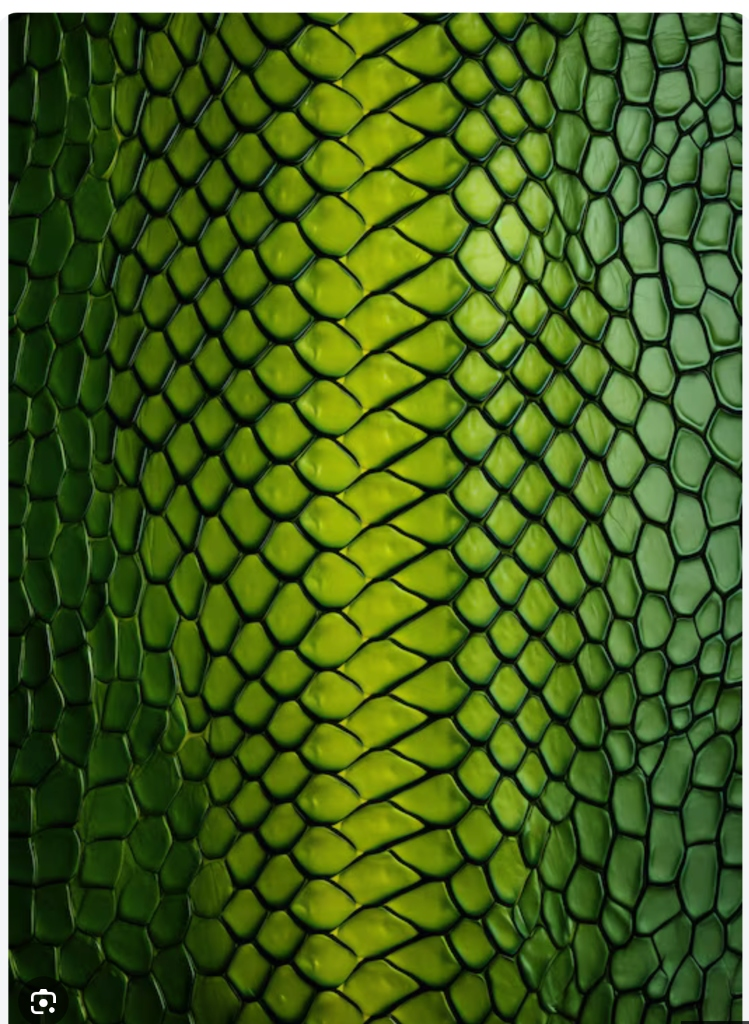
#> input picture snakeskin.jpg, 749 x 1024 px
$ python test_voronoi.py
#> lines starting #> are read from the running program, lines starting #| are printed output that depends on the picture; after the words box and inside, x2 and y2 are one past the last pixel; in counts of white or black regions, pixels touching at a corner belong together
import cv2
import json
import numpy as np
from scipy.spatial import Voronoi

img = cv2.imread('snakeskin.jpg')
#> img is the input picture: shape (1024, 749, 3); mean B, G, R 29, 96.6, 69.9
b, g, r = cv2.split(img)
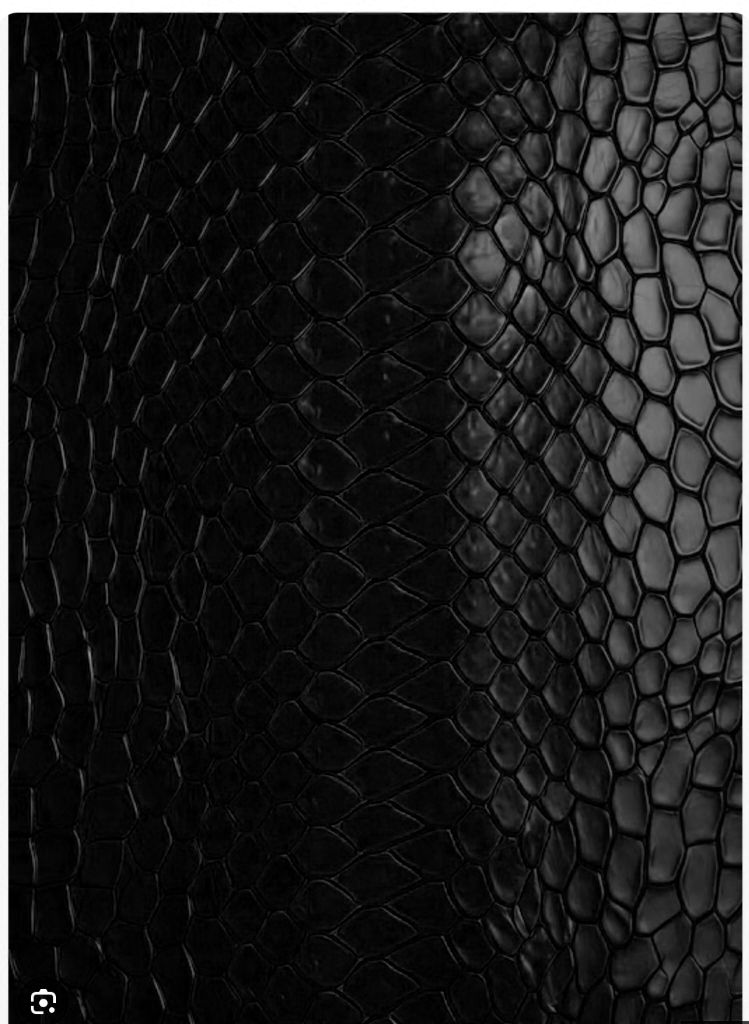
#> b: shape (1024, 749); min 0, max 255, mean 29
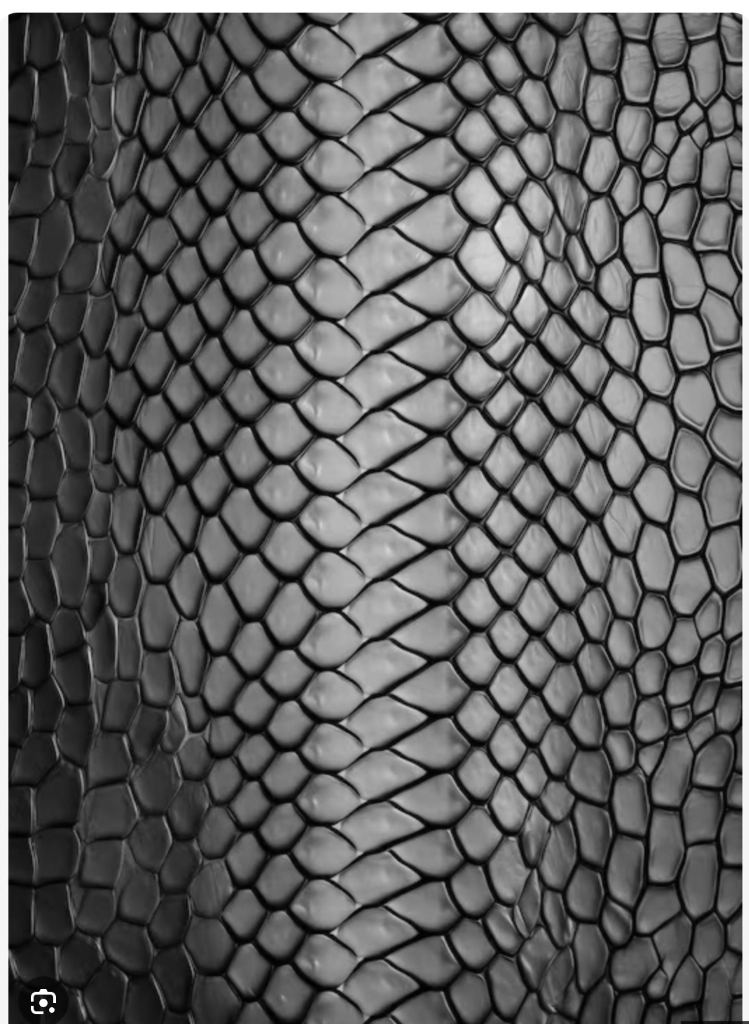
#> g: shape (1024, 749); min 0, max 255, mean 96.6
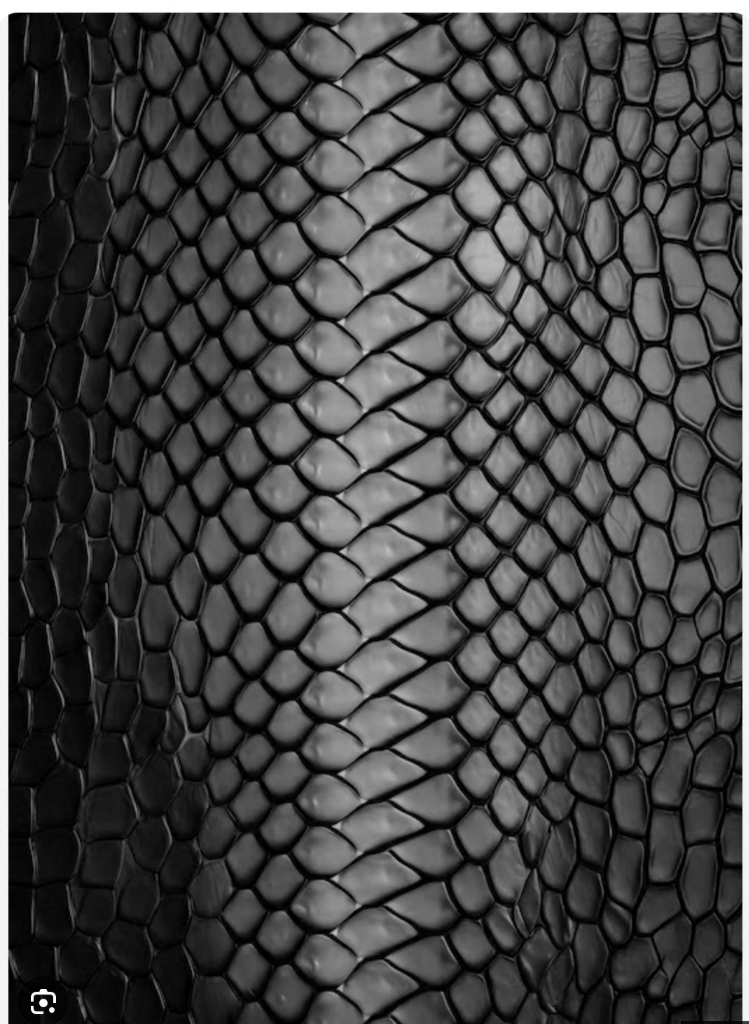
#> r: shape (1024, 749); min 0, max 255, mean 69.9

thresh = cv2.adaptiveThreshold(g, 255, cv2.ADAPTIVE_THRESH_GAUSSIAN_C, cv2.THRESH_BINARY, 61, 2)
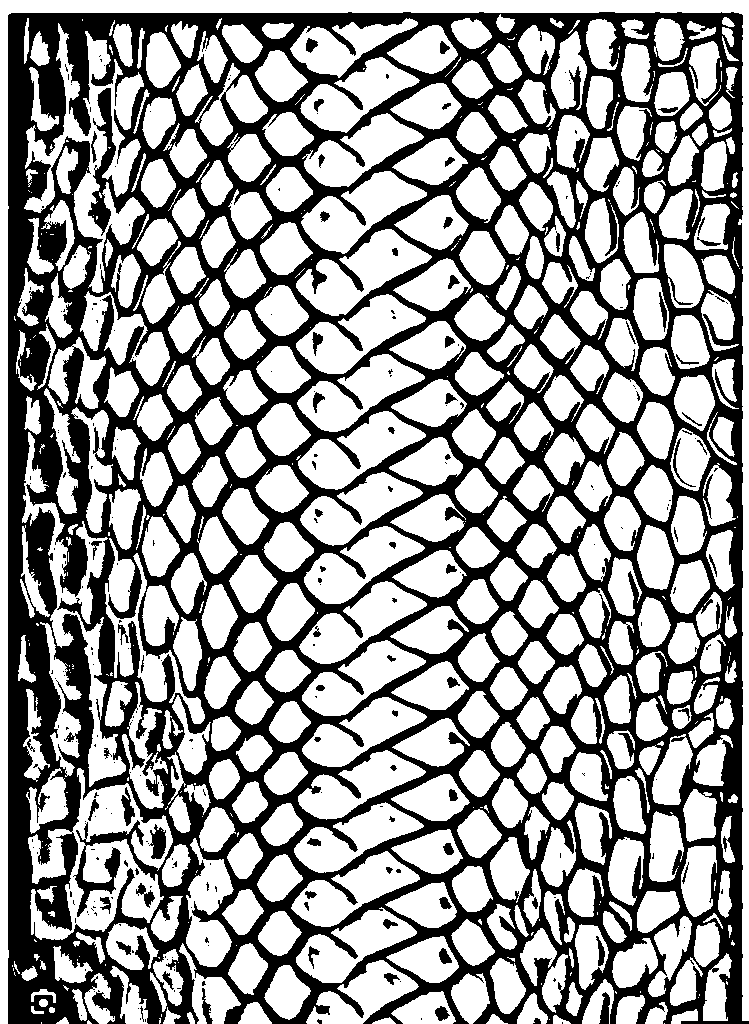
#> thresh: shape (1024, 749); 60.9% white; 275 black regions (200 under 20 px), largest, box (x1, y1, x2, y2) and area: (8, 12, 749, 1024) 293200, (149, 824, 166, 859) 383, (121, 787, 135, 826) 254
kernel = np.ones((3,3), np.uint8)
opened = cv2.morphologyEx(thresh, cv2.MORPH_OPEN, kernel, iterations=2)
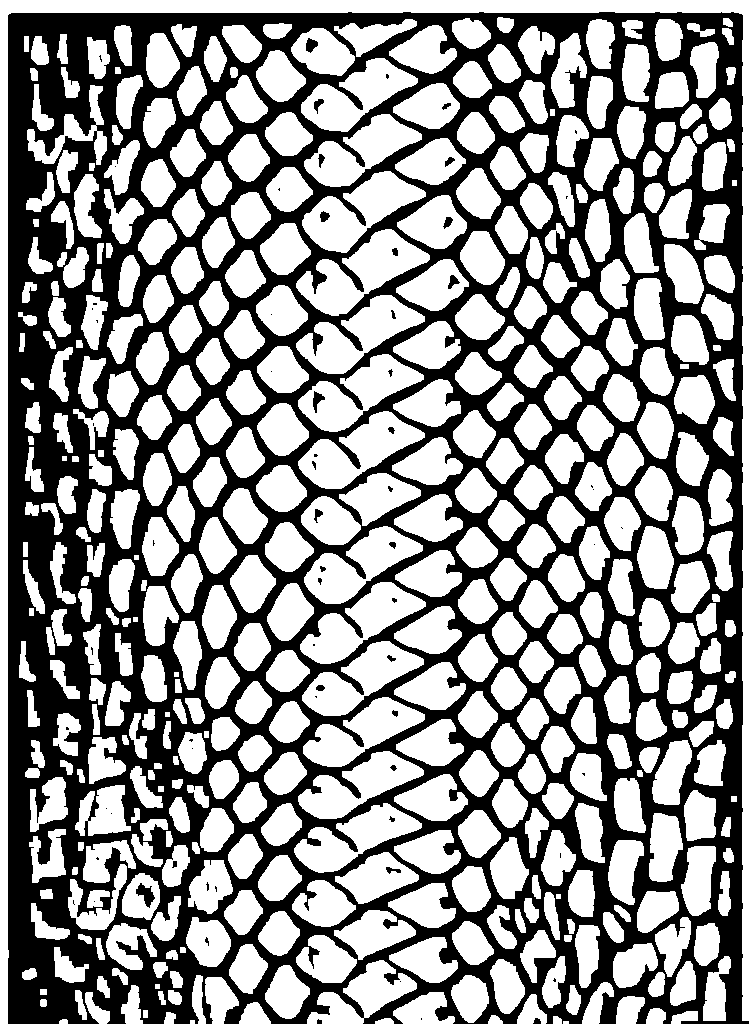
#> opened: shape (1024, 749); 57.6% white; 68 black regions (40 under 20 px)
contours, hierarchy = cv2.findContours(opened, cv2.RETR_EXTERNAL, cv2.CHAIN_APPROX_SIMPLE)
#> contours = 455 contours, 9 with area under 20; largest, box (x1, y1, x2, y2) and area: (0, 0, 749, 1024) 21800, (296, 229, 430, 316) 4882, (302, 171, 426, 253) 4536, (298, 411, 425, 489) 4456, (296, 295, 425, 374) 4336

centers = []
height, width = g.shape
#> height = 1024; width = 749

for cnt in contours:
    area = cv2.contourArea(cnt)
    if area > 100 and area < (width * height * 0.1):
        M = cv2.moments(cnt)
        if M["m00"] != 0:
            cx = M["m10"] / M["m00"]
            cy = M["m01"] / M["m00"]
            centers.append([float(cx)/width, float(cy)/height])
#> this loop made 455 passes
#> (area, cx, cy) on passes 8, 10, 11, 13, 14, 15, 16, 18, 19, 21, 22, 24: (212.5, 684.7, 1016.8), (234.5, 655.6, 1016.1), (431.5, 253.8, 1014.6), (580.5, 628.8, 1009.3), (477, 531.2, 1011.7), (1152.5, 422.8, 1009.7), (347, 96.22, 1010), (142.5, 174.3, 997.1), (164.5, 80.3, 1004.2), (266, 573.2, 1000.9), (487, 132.1, 1007), (574, 596.5, 1003.8)
#> area on passes 3, 4, 5, 6, 7, 12: 28.5, 69, 49.5, 81, 93.5, 40
#> after the loop, centers = 384 pairs, first value 0.033 to 0.975, second value 0.0235 to 0.993

# Add dummy points far outside the image to bound the Voronoi cells on the edges
centers.extend([
    [-1, -1], [2, -1], [-1, 2], [2, 2],
    [0.5, -1], [0.5, 2], [-1, 0.5], [2, 0.5]
])

centers_np = np.array(centers)
#> centers_np = 392 pairs, first value -1 to 2, second value -1 to 2
vor = Voronoi(centers_np)

valid_scales = []

for point_idx, region_idx in enumerate(vor.point_region):
    # Ignore the dummy boundary points
    if point_idx >= len(centers) - 8:
        continue

    region = vor.regions[region_idx]
    if not region or -1 in region:
        continue

    polygon = [vor.vertices[i] for i in region]

    # Clip polygon to [0, 1] bounding box roughly (or just let Three.js render slightly outside bounds)
    points = [{"x": float(p[0]), "y": float(p[1])} for p in polygon]

    valid_scales.append({
        "center": {"x": float(centers[point_idx][0]), "y": float(centers[point_idx][1])},
        "points": points
    })
#> this loop made 392 passes
#> (region_idx, region) on passes 1 to 3: (163, [475, 34, 35, 178, 472]), (161, [477, 474, 473, 472, 475, 476]), (66, [245, 28, 18, 40, 52, 241, 239, 244])
#> after the loop, valid_scales = 384 items

print(f"Generated {len(valid_scales)} Voronoi cells")
#| Generated 384 Voronoi cells
with open('scales.json', 'w') as f:
    json.dump(valid_scales, f)
